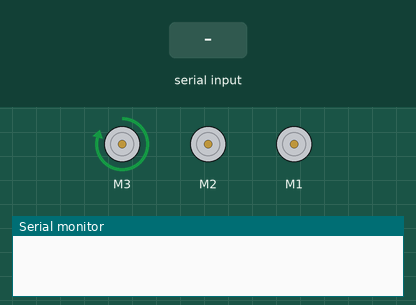
A sketch run on a simulated Arduino Uno, built with avr-gcc and run on an emulated ATmega328P. Parts: 3 × DC motor (green arrow = forward, orange = backward, longer = faster), the last lines printed to the serial monitor. Inputs (shaded band) come from the test bench.

Above: at 1.2 s.
1.3 s: "w" received over the second serial link
At 2.5 s:
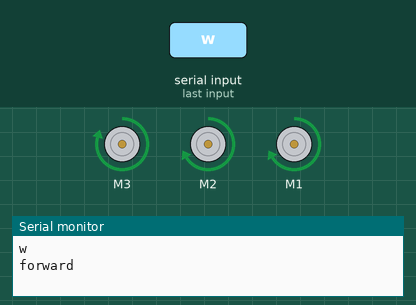
2.8 s: "d" received over the second serial link
At 3.8 s:
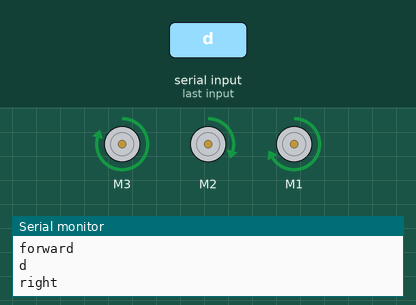
4.3 s: "a" received over the second serial link
At 4.9 s:
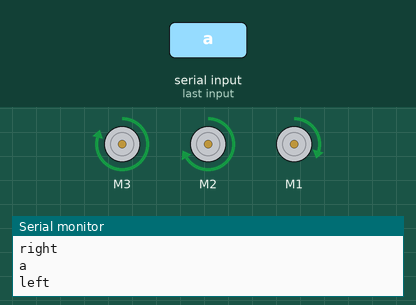
5.8 s: "s" received over the second serial link
At 6.1 s:
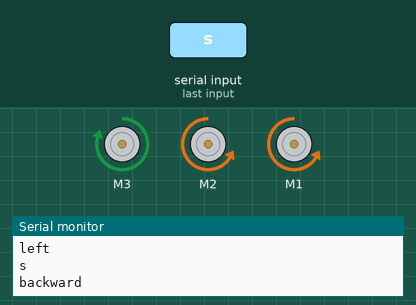
7.3 s: "0" received over the second serial link
At 8.4 s:
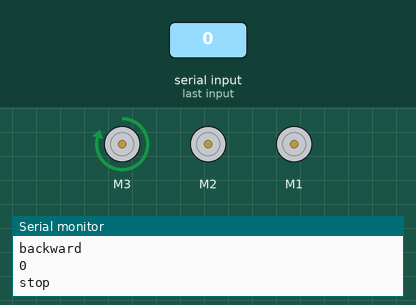
Timing chart, 0 to 9.8 s (numbered marks = the images above; inputs shaded):
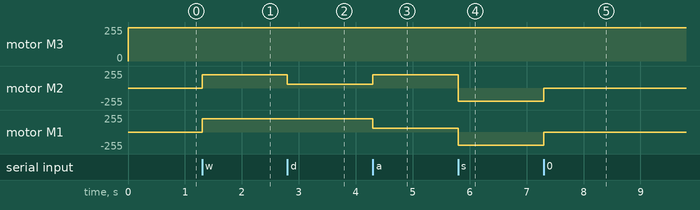

The sketch:

Project_2_Final.ino
```cpp
#include <AFMotor.h>
#include <SoftwareSerial.h>

AF_DCMotor motor_L(1);
AF_DCMotor motor_R(2);
AF_DCMotor motor_F(3);
SoftwareSerial btSerial(A4, A5); //RX, TX

void setup() {
  Serial.begin(9600);
  btSerial.begin(9600);
}

void loop() {
  motor_F.setSpeed(250);
  motor_F.run(FORWARD);
  if (btSerial.available()){
    char i = btSerial.read();
    Serial.println(i);
    if(i == 'w'){
      Serial.println("forward");
      motor_R.setSpeed(200);
      motor_L.setSpeed(200);
      motor_R.run(FORWARD);
      motor_L.run(FORWARD);
    }
    if(i == 'd'){
      Serial.println("right");
      motor_R.setSpeed(60);
      motor_L.setSpeed(200);
      motor_R.run(FORWARD);
      motor_L.run(FORWARD);
    }
    if(i == 'a'){
      Serial.println("left");
      motor_R.setSpeed(200);
      motor_L.setSpeed(60);
      motor_R.run(FORWARD);
      motor_L.run(FORWARD);
    }
    if(i == 's'){
      Serial.println("backward");
      motor_R.setSpeed(200);
      motor_L.setSpeed(200);
      motor_R.run(BACKWARD);
      motor_L.run(BACKWARD);
    }
    if(i == '0'){
      Serial.println("stop");
      motor_R.setSpeed(0);
      motor_L.setSpeed(0);
    }
  }
}
```

Measured:
- after the input at 1.3 s, motor M2, motor M1: stopped → forward 200/255 at once
- after the input at 2.8 s, motor M2: forward 200/255 → forward 60/255 at once
- after the input at 4.3 s, motor M2: forward 60/255 → forward 200/255 at once; motor M1: forward 200/255 → forward 60/255 at once
- after the input at 5.8 s, motor M2: forward 200/255 → backward 200/255 at once; motor M1: forward 60/255 → backward 200/255 at once
- after the input at 7.3 s, motor M2, motor M1: backward 200/255 → stopped at once
